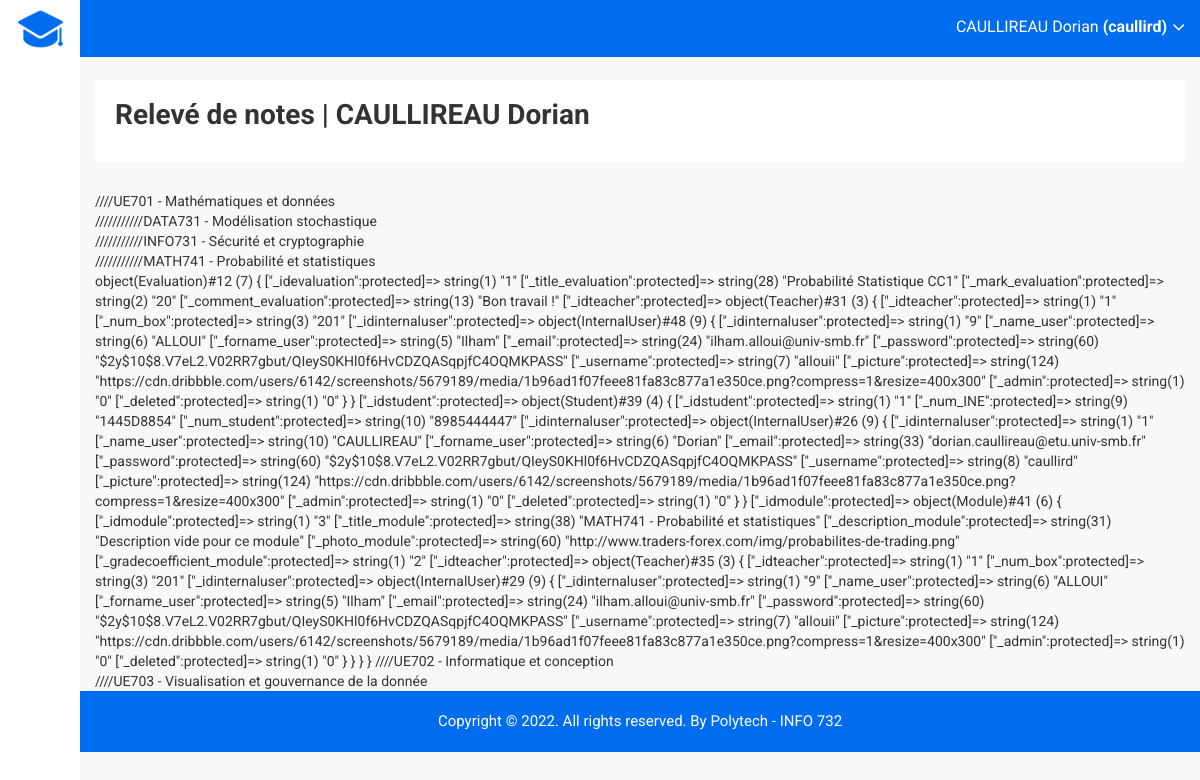
Screenshot of /?r=releve/student&id=1 with the database file from the repository.
### tables this page shows
CREATE TABLE IF NOT EXISTS internaluser (
    idinternaluser int(11) NOT NULL AUTO_INCREMENT,
    name_user varchar(100) NOT NULL,
    forname_user varchar(100) NOT NULL,
    email varchar(100) NOT NULL,
    password varchar(100) NOT NULL,
    username varchar(100) NULL,
    picture varchar(255) NULL,
    admin boolean NOT NULL default FALSE,
    deleted boolean NOT NULL default FALSE,
    PRIMARY KEY (idinternaluser)
    );

CREATE TABLE IF NOT EXISTS educationalunit (
    ideducationalunit int(11) NOT NULL AUTO_INCREMENT,
    title_educationalunit varchar(100) NOT NULL,
    description_educationalunit varchar(2000) NOT NULL,
    PRIMARY KEY (ideducationalunit)
    );

CREATE TABLE IF NOT EXISTS module (
    idmodule int(11) NOT NULL AUTO_INCREMENT,
    title_module varchar(100) NOT NULL,
    description_module varchar(2000) NOT NULL,
    photo_module varchar(2000) NOT NULL,
    gradecoefficient_module float NOT NULL,
    idteacher int(11) NOT NULL,
    FOREIGN KEY (idteacher) REFERENCES teacher(idteacher),
    PRIMARY KEY (idmodule)
    );

### controller/ReleveController.php (called while the page is built)
<?php
class ReleveController extends Controller {
    public function student(){
        like_student();
        $this->render("index", [
            'module' => Module::findAll(),
            'evaluation' => Evaluation::findOne(['idstudent' => Student::findOne(['idinternaluser' => parameters()['id']])[0]->idstudent]),
            'educationalunit' => EducationalUnit::findAll(),
            'module_unit' => ModuleUnit::findAll()
        ]);
    }
}

### index.php (called while the page is built, shortened)
<?php
include_once "db.php";
include_once "controller/route.php";

### model/Model.php (called while the page is built, shortened)
<?php
class Model {
	public function __construct($id=null) {
		$class = get_class($this);
		$table = strtolower($class);
		if ($id != null) {
			$st = db()->prepare("select * from $table where id$table=:id");
			$st->bindValue(":id", $id);
			$st->execute();
		}
	}
	public static function findAll($params = null){
		$class = get_called_class();
		$table = strtolower($class);
		$sql = "select id$table from $table";
		$st = db()->prepare($sql);
		$st->execute();
		$list = array();
		while($row = $st->fetch(PDO::FETCH_ASSOC)) {
			$list[] = new $class($row["id".$table]);
		}
		return $list;
	}
	public static function findOne($data, $operator = null, $params = null) {
        $table = strtolower(get_called_class());
        array_walk($data,
            function (&$v, $k) {
                if(is_string($v)){
                    $v = "$k = '$v'";
                }
                else{
                    $v = $k.' = '.$v;
                }
            }
        );
        if($operator == "or"){
            $res = implode(' or ', $data);
        }else{
            $res = implode(' and ', $data);
        }
        $sql = "select id$table from $table where $res";
        $st = db()->prepare($sql);
        $st->execute();
        $list = array();
        while($row = $st->fetch(PDO::FETCH_ASSOC)) {
            $list[] = new $class($row["id".$table]);
        }
        return $list;
    }
	public function __get($fieldName) {
		$varName = "_".$fieldName;
		if (property_exists(get_class($this), $varName))
			return $this->$varName;
		else {
			throw new Exception("Unknown variable: ".$fieldName." in ".get_class($this));
		}
	}
	public function __set($fieldName, $value) {
		$varName = "_".$fieldName;
		if ($value !== null) {
			if (property_exists(get_class($this), $varName)) {
				$class = get_class($this);
				$table = strtolower($class);
				$id = "_id".$fieldName;
				if (isset($value->$id)) {
					$st = db()->prepare("update $table set id$fieldName=:val where id$table=:id");
					$id = substr($id, 1);
					$st->bindValue(":val", $value->$id);
				} else {
					$st = db()->prepare("update $table set $fieldName=:val where id$table=:id");
				}
			} else {
				throw 	new Exception("Unknown variable: ".$fieldName. " in ".get_class($this));
			}
		}
	}
}

### db.php (called while the page is built)
<?php
$db = new PDO("mysql:host=localhost;dbname=info732","root","");
$db->exec("SET NAMES 'utf8';");
function db() { global $db; return $db; }

### tools.php (called while the page is built, shortened)
<?php
function like_student(){
    $iduser = 1;
    $_SESSION["user"] = InternalUser::findOne(['idinternaluser' => $iduser]);
}

### view/releve/index.php (the view)
<div class="breadcome-area">
    <div class="container-fluid">
        <div class="row">
            <div class="col-lg-12 col-md-12 col-sm-12 col-xs-12">
                <div class="breadcome-list">
                    <div class="row">
                        <div class="col-lg-12 col-md-6 col-sm-12 col-xs-12">
                            <ul>
                                 <li><span><h1>Relevé de notes | <?php echo $_SESSION["user"][0]->name_user." ".$_SESSION["user"][0]->forname_user; ?></h1></span>
                                </li>
                            </ul>
                        </div>
                    </div>
                </div>
            </div>
        </div>
    </div>
</div>
<div class="widget-program-bg">
    <div class="container-fluid">
        <?php
           foreach($data['educationalunit'] as $educationalunit){
               echo "////" . $educationalunit->title_educationalunit;
               echo "<br>";
               foreach($data['module_unit'] as $moduleunit){
                   if($moduleunit->ideducationalunit->ideducationalunit == $educationalunit->ideducationalunit){
                       echo "///////////" . $moduleunit->idmodule->title_module;
                       echo "<br>";
                       foreach($data['evaluation'] as $evaluation){
                           if(($evaluation->idmodule->idmodule == $moduleunit->idmodule->idmodule)){
                               var_dump($evaluation);
                           }
                       }
                   }
               }
        ?>
        <?php
            }
        ?>
    </div>
</div>

### controller/route.php (shortened to what this page needs)
<?php
$parameters = array();
if (isset($_GET))
	foreach($_GET as $k=>$v)
		$parameters[$k] = $v;
function parameters() {
	global $parameters;
	return $parameters;
}
if (isset(parameters()["r"])) {
	$route = parameters()["r"];
	if (strpos($route,"/") === FALSE)
		list($controller, $action) = array($route, "index");
	else
		list($controller, $action) = explode("/", $route);
	$controller = ucfirst($controller)."Controller";
	if (class_exists($controller)) {
		$c = new $controller();
	} else {
		$c = new SiteController();
		$action = substr($controller, 0,
		strpos($controller, "Controller"));
	}
	$c->$action();
} else {
	$c = new SiteController();
	$c->index();
}

### controller/Controller.php (shortened to what this page needs)
<?php
class Controller {
	public function render($view, $d=null) {
		$controller = get_class($this);
		$model = substr($controller, 0,
		strpos($controller, "Controller"));
		$data = $d;
        if($model != "Login"){
            include_once "view/header.php";
            include_once "view/".strtolower($model)."/".$view.".php";
            include_once "view/footer.php";
        }else{
            include_once "view/".strtolower($model)."/".$view.".php";
        }
	}
}

### view/header.php (shortened to what this page needs)
<!doctype html>
<html class="no-js" lang="en">
<head>
    <link rel="stylesheet" href="css/bootstrap.min.css">
    <link rel="stylesheet" href="css/font-awesome.min.css">
    <link rel="stylesheet" href="css/owl.carousel.css">
    <link rel="stylesheet" href="css/owl.theme.css">
    <link rel="stylesheet" href="css/owl.transitions.css">
    <link rel="stylesheet" href="css/animate.css">
    <link rel="stylesheet" href="css/normalize.css">
    <link rel="stylesheet" href="css/meanmenu.min.css">
    <link rel="stylesheet" href="css/main.css">
    <link rel="stylesheet" href="css/educate-custon-icon.css">
    <link rel="stylesheet" href="css/morrisjs/morris.css">
    <link rel="stylesheet" href="css/scrollbar/jquery.mCustomScrollbar.min.css">
    <link rel="stylesheet" href="css/metisMenu/metisMenu.min.css">
    <link rel="stylesheet" href="css/metisMenu/metisMenu-vertical.css">
    <link rel="stylesheet" href="css/calendar/fullcalendar.min.css">
    <link rel="stylesheet" href="css/calendar/fullcalendar.print.min.css">
    <link rel="stylesheet" href="css/template_style.css">
    <link rel="stylesheet" href="css/responsive.css">
</head>
<body class="mini-navbar">
<div class="left-sidebar-pro">
    <nav id="sidebar" class="active">
        <div class="sidebar-header">
            <strong><a href="."><img src="img/logo/logosn.png" alt="" /></a></strong>
        </div>
    </nav>
</div>
<div class="all-content-wrapper">
    <div class="container-fluid">
        <div class="row">
            <div class="col-lg-12 col-md-12 col-sm-12 col-xs-12">
                <div class="logo-pro">
                    <a href="index.html"><img class="main-logo" src="img/logo/logo.png" alt="" /></a>
                </div>
            </div>
        </div>
    </div>
    <div class="header-advance-area">
        <div class="header-top-area">
            <div class="container-fluid">
                <div class="row">
                    <div class="col-lg-12 col-md-12 col-sm-12 col-xs-12">
                        <div class="header-top-wraper">
                            <div class="row">
                                <div class="col-lg-1 col-md-0 col-sm-1 col-xs-12">
                                    <div class="menu-switcher-pro">
                                        <button type="button" id="sidebarCollapse" class="btn bar-button-pro header-drl-controller-btn btn-info navbar-btn">
                                        </button>
                                    </div>
                                </div>
                                <div class="col-lg-5 col-md-5 col-sm-12 col-xs-12">
                                    <div class="header-right-info">
                                        <ul class="nav navbar-nav mai-top-nav header-right-menu">
                                            <li class="nav-item">
                                                <a href="#" data-toggle="dropdown" role="button" aria-expanded="false" class="nav-link dropdown-toggle">
                                                    <span class="admin-name"><?php echo $_SESSION["user"][0]->name_user ;?> <?php echo $_SESSION["user"][0]->forname_user ;?> <b>(<?php echo $_SESSION["user"][0]->username ;?>)</b></span>
                                                    <i class="fa fa-angle-down edu-icon edu-down-arrow"></i>
                                                </a>
                                            </li>
                                        </ul>
                                    </div>
                                </div>
                                <div class="col-lg-2 col-md-3 col-sm-2 col-xs-4">
                                </div>
                            </div>
                        </div>
                    </div>
                </div>
            </div>
        </div>

### view/footer.php (shortened to what this page needs)
<div class="footer-copyright-area">
            <div class="container-fluid">
                <div class="row">
                    <div class="col-lg-12">
                        <div class="footer-copy-right">
                            <p>Copyright © 2022. All rights reserved. By Polytech -<a href="https://polycrew.fr/"> INFO 732 </a></p>
                        </div>
                    </div>
                </div>
            </div>
        </div>
    </div>
</body>
</html>

### css/main.css (style rules this page uses)
html { color: #222; font-size: 1em; line-height: 1.4; }
audio, canvas, iframe, img, svg, video { vertical-align: middle; }

### rows the page displays
internaluser: name_user "CAULLIREAU", forname_user "Dorian", username "caullird"
educationalunit: title_educationalunit "UE701 - Mathématiques et données", ideducationalunit "object(Evaluation)#12 (7) { [\"_idevaluation\":protected]=> string(1) \"1\" [\"_title_evaluation\":protected]=> string(28) \"Probabilité Statistique CC1\" [\"_mark_evaluation\":protected]=> string(2) \"20\" [\"_comment_evaluation\":protected]=> string(13) \"Bon travail !\" [\"_idteacher\":protected]=> object(Teacher)#31 (3) { [\"_idteacher\":protected]=> string(1) \"1\" [\"_num_box\":protected]=> string(3) \"201\" [\"_idinternaluser\":protected]=> object(InternalUser)#48 (9) { [\"_idinternaluser\":protected]=> string(1) \"9\" [\"_name_user\":protected]=> string(6) \"ALLOUI\" [\"_forname_user\":protected]=> string(5) \"Ilham\" [\"_email\":protected]=> string(24) \"ilham.alloui@univ-smb.fr\" [\"_password\":protected]=> string(60)…"
module: title_module "DATA731 - Modélisation stochastique"
module: title_module "INFO731 - Sécurité et cryptographie"
module: title_module "MATH741 - Probabilité et statistiques"
educationalunit: title_educationalunit "UE702 - Informatique et conception"
educationalunit: title_educationalunit "UE703 - Visualisation et gouvernance de la donnée"
